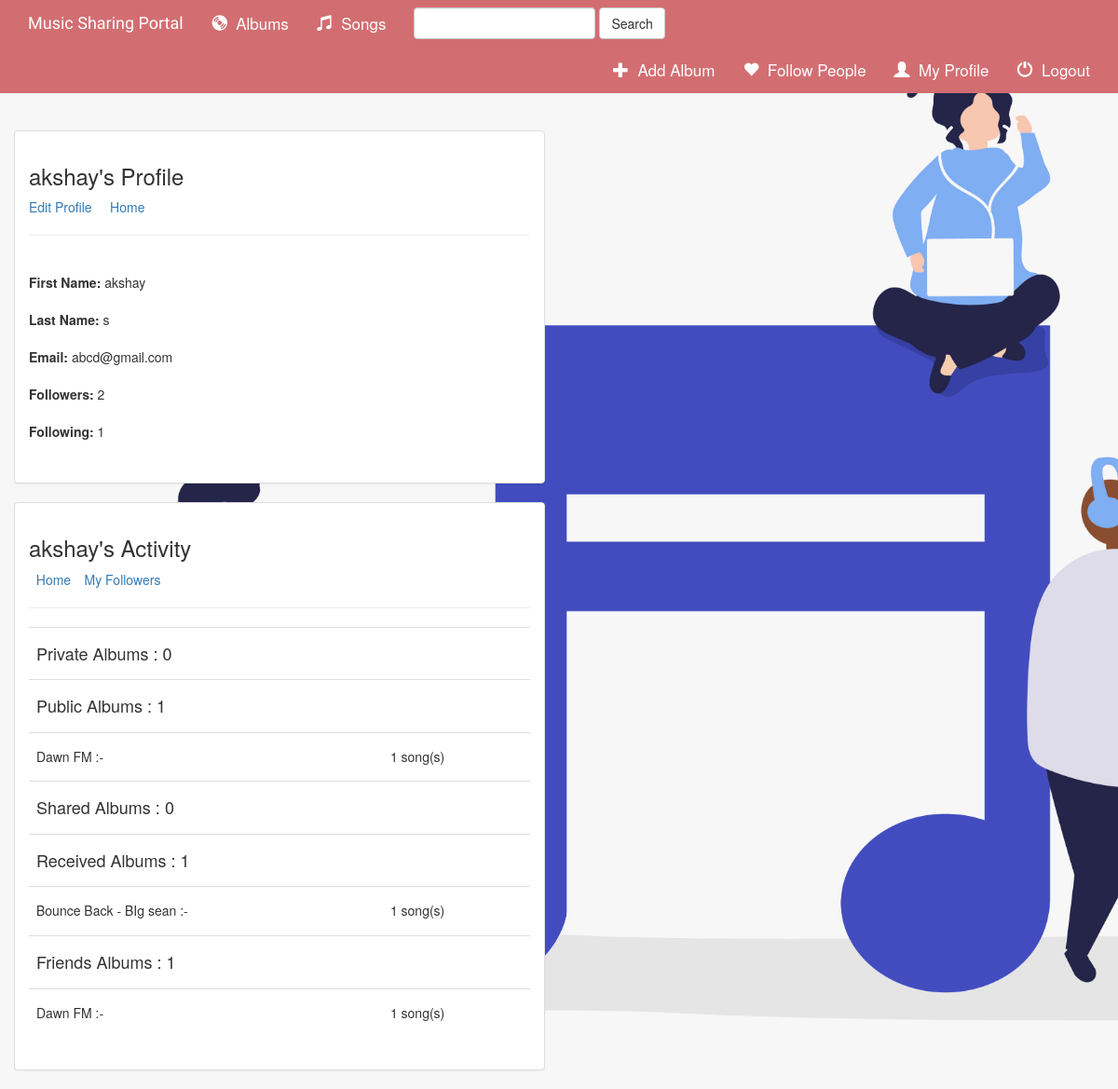
The page /users/profile/ (signed in) on the database its author committed.
### music/models.py (models this page shows)
class Album(models.Model):
    user = models.ForeignKey(User, default=1,on_delete=models.CASCADE)
    artist = models.CharField(max_length=250)
    album_title = models.CharField(max_length=500)
    genre = models.CharField(max_length=100)
    album_logo = models.FileField(upload_to="album_logos/")
    is_favorite = models.BooleanField(default=False)
    is_private = models.BooleanField(default=True,help_text="Is this a private album ? ")
    total_songs = models.IntegerField(default=0)
    shared = models.BooleanField(default=False)
    def __str__(self):
        return self.album_title + ' - ' + self.artist

class Shared_album(models.Model):
    owner = models.ForeignKey(User,on_delete=models.CASCADE,related_name='%(class)s_album_sender')
    receiver = models.ForeignKey(User, on_delete=models.CASCADE,related_name='%(class)s_album_receiver')
    album_title = models.ForeignKey(Album,on_delete=models.CASCADE)

### users/views.py (the view)
# urls.py: path('profile/', views.profile, name="profile"),
def profile(request):
    followee = Friend.objects.filter(follower__username__exact=request.user.username)
    following_count = followee.count()
    friends_albums = []
    for follo in followee:
        x = Album.objects.filter(Q(user=follo.followee)).exclude(is_private=True)
        friends_albums = list(chain(friends_albums, x))
    print(friends_albums)
    received_albums = Shared_album.objects.filter(receiver=request.user)
    public_albums = Album.objects.exclude(user=request.user).filter(is_private=False)
    private_albums = Album.objects.filter(user=request.user,is_private=True)
    followers = Friend.objects.filter(followee__username__exact=request.user.username)
    followers_count = followers.count()
    list_of_ids = []
    for pa in private_albums:
        list_of_ids.append(pa.id)
    shared_albums = Shared_album.objects.filter(album_title_id__in=list_of_ids)
    context = {
        'private_albums': private_albums,  # unique albums
        'received_albums': received_albums,
        'public_albums': public_albums,
        'shared_albums':shared_albums,
        'friends_albums': friends_albums,
        'following_count':following_count,
        'followers_count': followers_count
    }
    return render(request, 'users/profile.html', context)

### templates/users/profile.html (shortened to what this page needs)
{% extends 'base.html' %}
{% block body %}
     <br><br>
    <div class="container-fluid">
        <div class="row">
            <div class="col-sm-12 col-md-6">
                <div class="panel panel-default">
                    <div class="panel-body">
                        <h3>{{ request.session.username }}'s Profile</h3>
                        <a href="{% url 'users:edit_profile' %}">Edit Profile</a>&nbsp;&nbsp;&nbsp;&nbsp;
                        <a href="{% url 'users:index' %}">Home</a>
                        <hr>
                        <br>
                        <p>
                            <b>First Name:</b> {{ request.session.first_name }}<br><br>
                            <b>Last Name:</b> {{ request.session.last_name }} <br><br>
                            <b>Email:</b> {{ request.session.email }} <br><br>
                            <b>Followers:</b> {{ followers_count }} <br><br>
                            <b>Following:</b> {{ following_count }} <br><br>
                        </p>
                    </div>
                </div>
            </div>
        </div>
        <div class="row">
            <div class="col-sm-12 col-md-6">
                <div class="panel panel-default">
                    <div class="panel-body">
                        <h3>{{ request.session.username }}'s Activity</h3>&nbsp;
                        <a href="{% url 'users:index' %}">Home</a>
                        <a href="{% url 'users:my_followers' %}">&emsp14;&emsp14;&emsp14;My Followers</a>
                        <hr>
                        <table class="table">
                            <tbody>
                            <tr>
                                <td colspan="2"><h4>Private Albums : {{ private_albums | length }} <br></h4></td>
                            </tr>
                            <tr>
                                <td colspan="2"><h4>Public Albums : {{ public_albums | length }} <br></h4></td>
                            </tr>
                            <tr>
                                {% for album in public_albums %}
                                    <td><h5>{{ album.album_title }} :- <br></h5></td>
                                    {% if album.total_songs is null %}
                                        <td><h5> 0 song(s) <br></h5></td>
                                    {% else %}
                                        <td><h5>{{ album.total_songs }} song(s) <br></h5></td>
                                    {% endif %}
                                {% endfor %}
                            </tr>
                            <tr>
                                <td colspan="2"><h4>Shared Albums : {{ shared_albums | length }} <br></h4></td>
                            </tr>
                            <tr>
                                <td colspan="2"><h4>Received Albums : {{ received_albums | length }} <br></h4></td>
                            </tr>
                            <tr>
                                {% for album in received_albums %}
                                    <td><h5>{{ album.album_title }} :- <br></h5></td>
                                    {% if album.album_title.total_songs is null %}
                                        <td><h5> 0 song(s) <br></h5></td>
                                    {% else %}
                                        <td><h5>{{ album.album_title.total_songs }} song(s) <br></h5></td>
                                    {% endif %}
                                {% endfor %}
                            </tr>
                            <tr>
                                <td colspan="2"><h4>Friends Albums : {{ friends_albums | length }} <br></h4></td>
                            </tr>
                            <tr>
                                {% for album in friends_albums %}
                                    <td><h5>{{ album.album_title }} :- <br></h5></td>
                                    {% if album.total_songs is null %}
                                        <td><h5> 0 song(s) <br></h5></td>
                                    {% else %}
                                        <td><h5>{{ album.total_songs }} song(s) <br></h5></td>
                                    {% endif %}
                                {% endfor %}
                            </tr>
                            </tbody>
                        </table>
                    </div>
                </div>
            </div>
        </div>
    </div>
{% endblock %}

### static/music/style.css (style rules this page uses)
body { background: url("images/bgmusic.jpg"); height: 100%; background-repeat: no-repeat; background-size: cover; }
html { height: 100%; }

### rows shown on the page
Album: album_title "Dawn FM", total_songs "1"
Shared_album: album_title "Bounce Back - BIg sean", album_title.total_songs "1"

### other values the page prints
{{ request.session.username }} "akshay"
{{ request.session.first_name }} "akshay"
{{ request.session.last_name }} "s"
{{ request.session.email }} "abcd@gmail.com"
{{ followers_count }} "2"
{{ following_count }} "1"
{{ private_albums | length }} "0"
{{ public_albums | length }} "1"
{{ shared_albums | length }} "0"
{{ received_albums | length }} "1"
{{ friends_albums | length }} "1"
